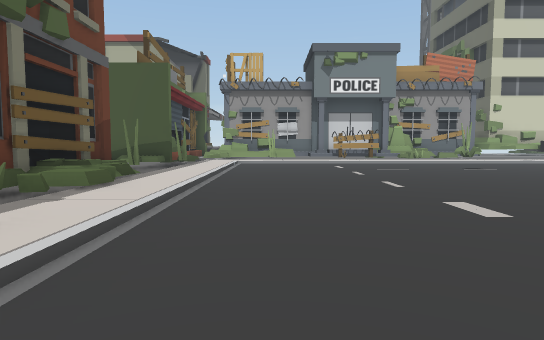
view 1 (above)

22 first-person views from a walk through a scene from a Unity 3-D project. The camera is 1.4 m above the floor, tilts 4° down and sees 75° across. The floor is counted in squares, 2 m on a side. Each view is taken from the middle of a square. On the plan, view 1 faces up. The plan holds only what a view shows up to about 11 squares ahead; the rest is blank. The place goes on beyond the plan. The player is left out.

view 2
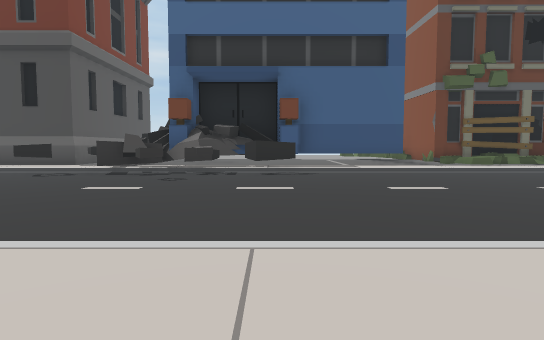

view 3
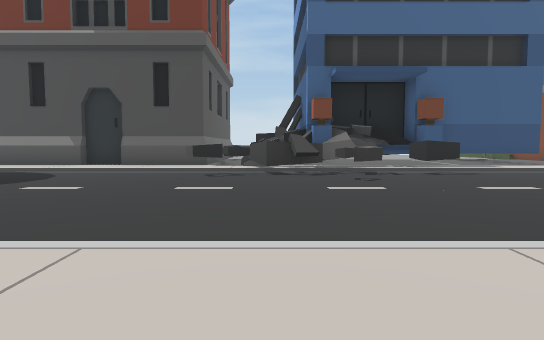

view 4
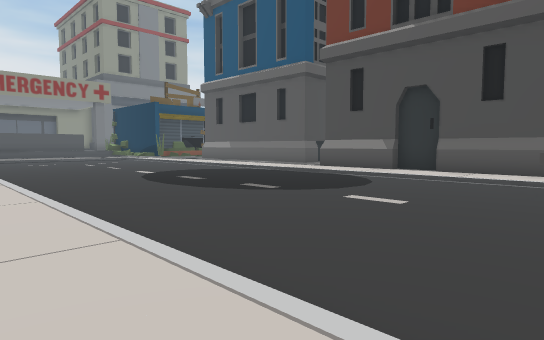

view 5
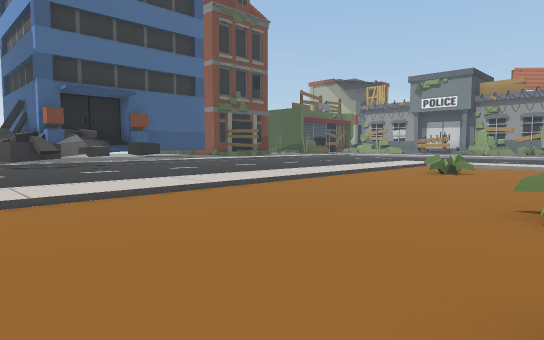

view 6
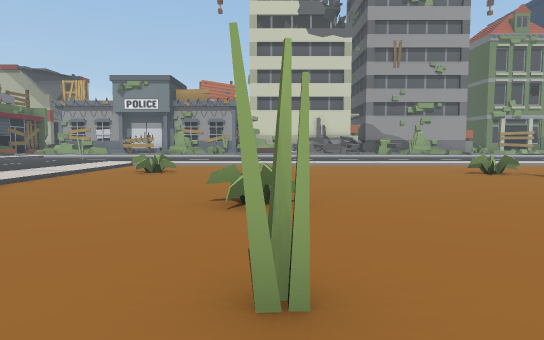

view 7
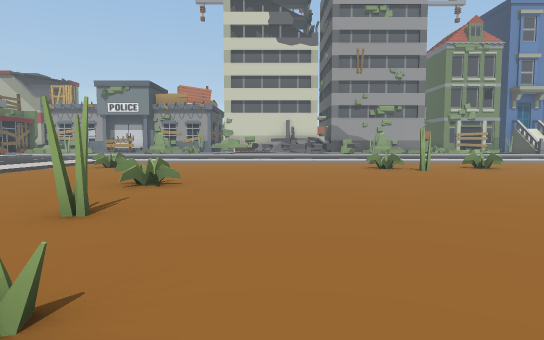

view 8
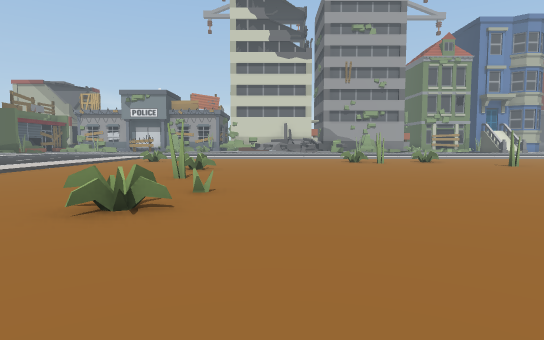

view 9
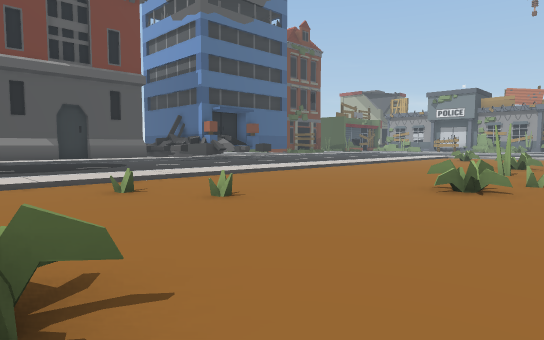

view 10
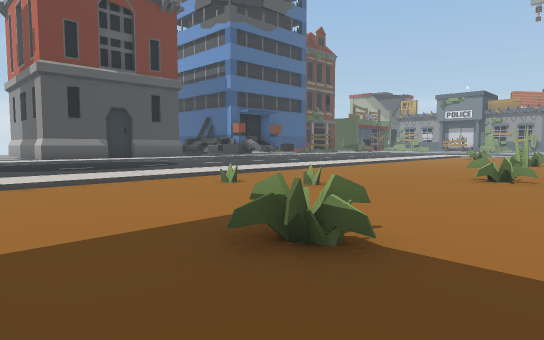

view 11
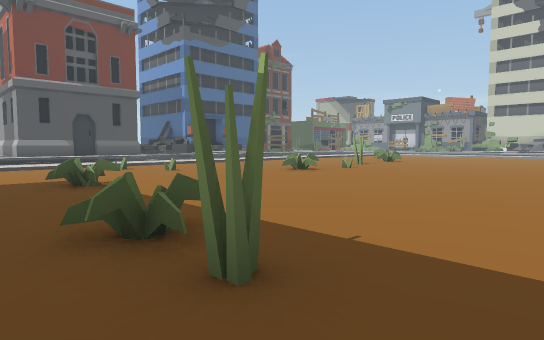

view 12
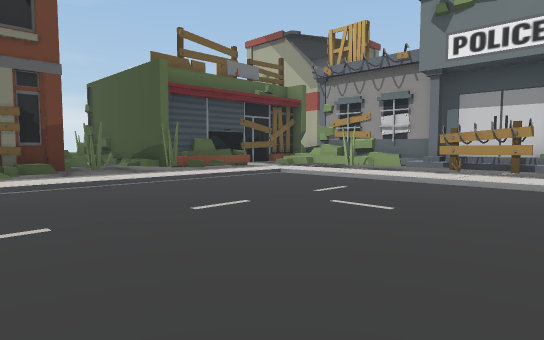

view 13
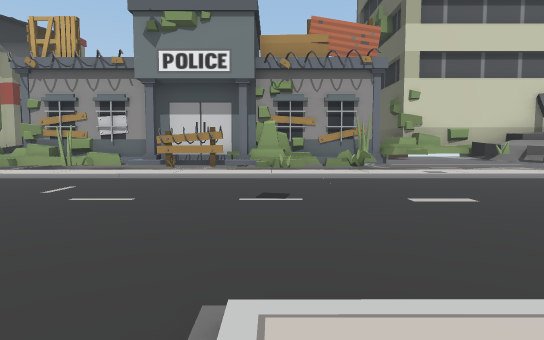

view 14
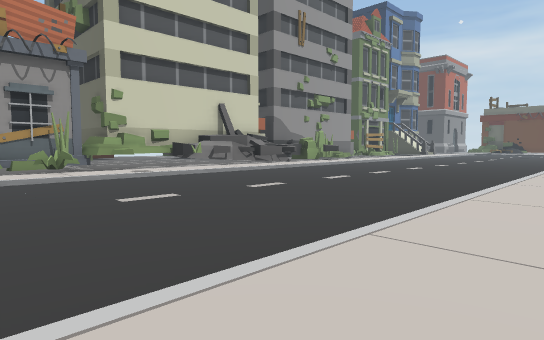

view 15
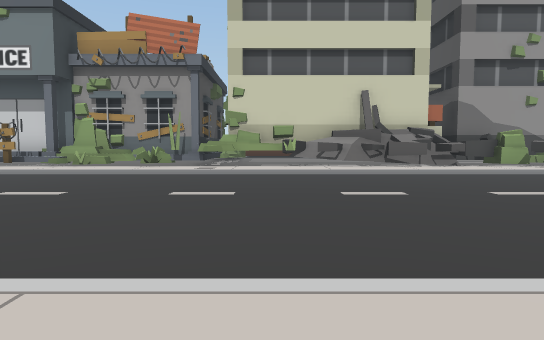

view 16
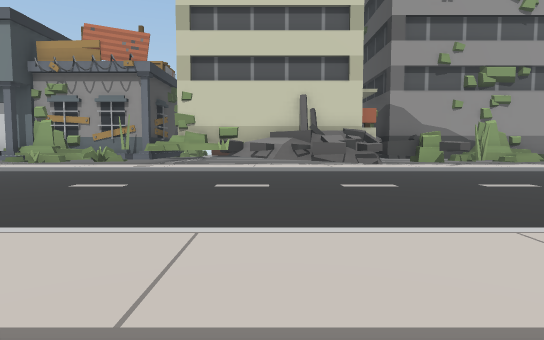

view 17
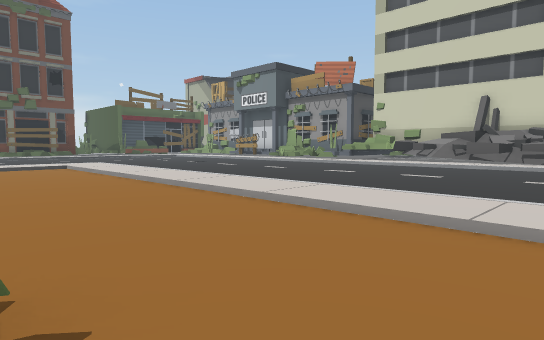

view 18
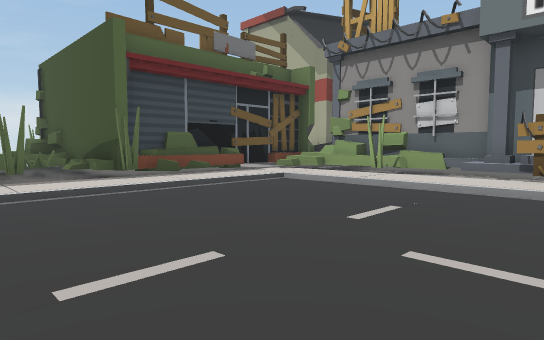

view 19
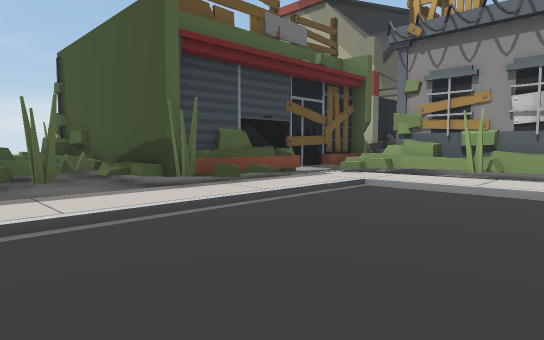

view 20
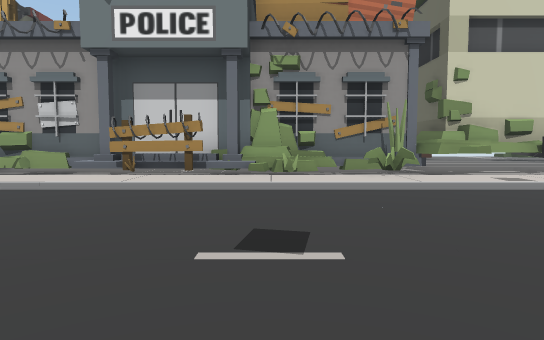

view 21
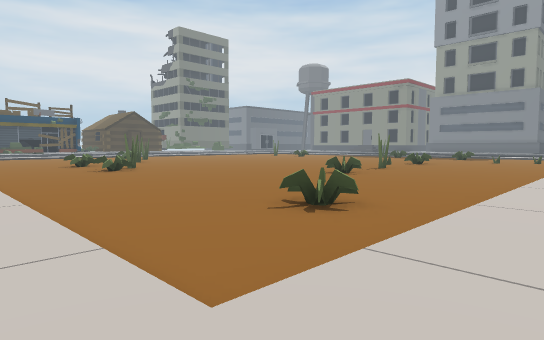

view 22
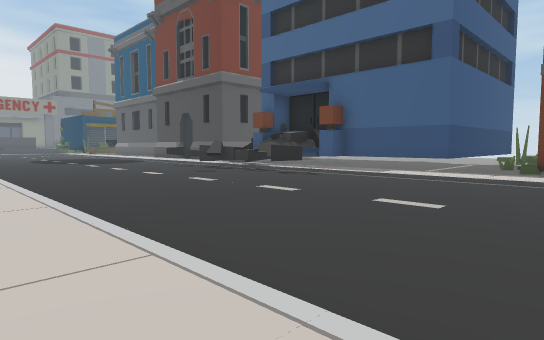

### Floor plan
Key: @ floor where view 1 was taken; # wall or solid block; x gap in a wall; . main floor; : floor 0.25 m higher than the main floor; / step, stairs or slope; = window, fence, low wall or low ledge; ^ raised ledge; v drop or lower ground; P plant.
Columns run from 9 left of view 1 to 19 right of it. Each row starts with its distance up from view 1.
 18       ^^^vvvvvvvvvv   #
 17      ###^##^^^^########
 16      #=^^=.^#^#^^##^  #######
 15      #///////////#=:#/#^^^^:^
 14      #.:::::::::::::::::::::#
 13      ##:.....................
 12      #^:.....................
 11  ######:.....................
 10 ^^^^^..:.....................
  9    ^^#.:....................
  8      #.:.....................
  7      ##:.....................
  6      ##:......./:::::::::::::
  5      #=:......./:////////////
  4    ###=:......./:............
  3     ###:......./:............
  2       #:......./:.P.......P..
  1       #:......./:..........P.
  0       #:.@...../:............
 -1       #x^....../:............
 -2       #^#....../:............
 -3       ###....../:....P.......
 -4        ####..../:............
 -5       ####...../:....P.......
 -6       ##......./:............
 -7       #:.^...../:............
 -8       #:......./:.....P.....
 -9       #:......./:....P......
-10       #:......./:...........
-11       #:......./:...........
-12       #:......./:..P........
-13       # ......./:.P..........
-14         ......./:............
-15          ....../:....PP......
-16           ...../:........P.P.
-17            ....    ..........

Where each view was taken, in squares from view 1:
view 1: 0 up, 0 right, facing up
view 2: 1 down, 8 right, facing left
view 3: 5 down, 8 right, facing left
view 4: 6 down, 7 right, facing down-left
view 5: 7 down, 12 right, facing up-left
view 6: 7 down, 12 right, facing up
view 7: 9 down, 14 right, facing up
view 8: 13 down, 14 right, facing up
view 9: 15 down, 14 right, facing up-left
view 10: 17 down, 14 right, facing up-left
view 11: 17 down, 19 right, facing up-left
view 12: 6 up, 6 right, facing up-left
view 13: 5 up, 6 right, facing up
view 14: 5 up, 6 right, facing up-right
view 15: 5 up, 12 right, facing up
view 16: 4 up, 14 right, facing up
view 17: 2 up, 19 right, facing up-left
view 18: 8 up, 4 right, facing up-left
view 19: 8 up, 2 right, facing up-left
view 20: 8 up, 6 right, facing up
view 21: 6 up, 6 right, facing down-right
view 22: 6 up, 7 right, facing down-left
